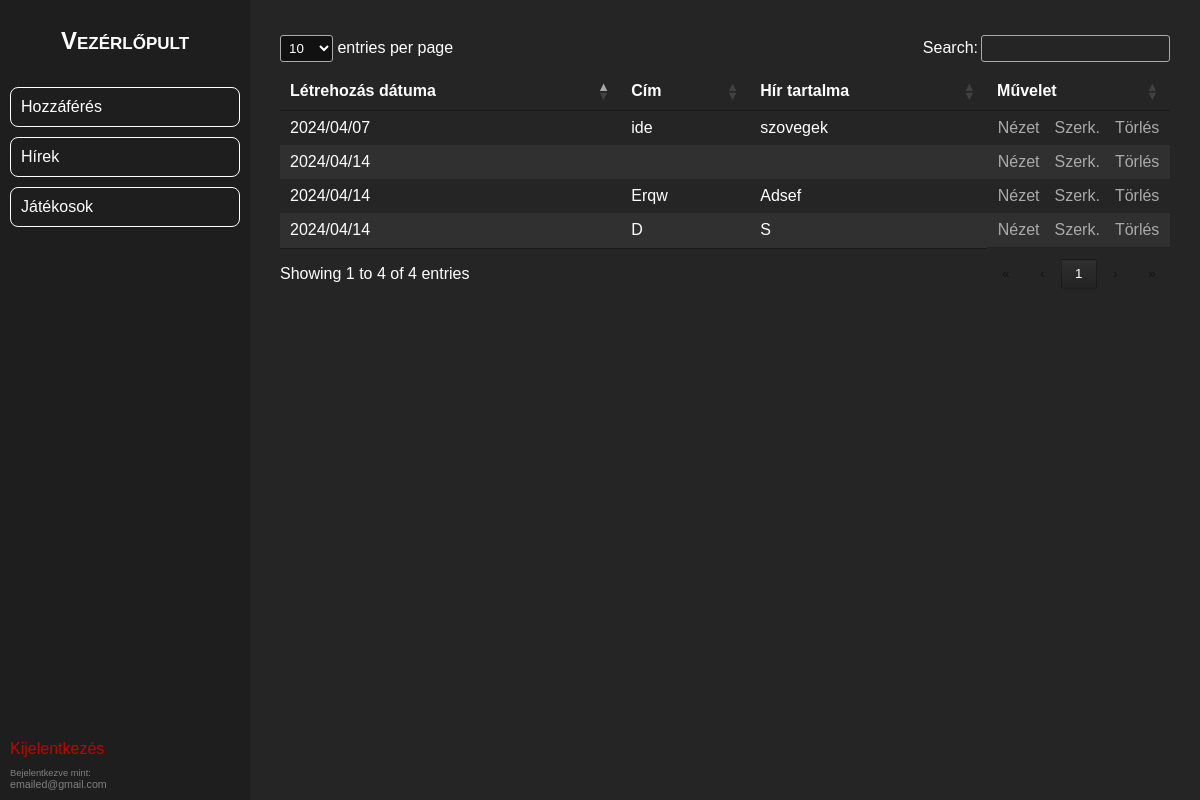
The page /admin/news/news_existing.php (signed in) on the database as committed earlier.
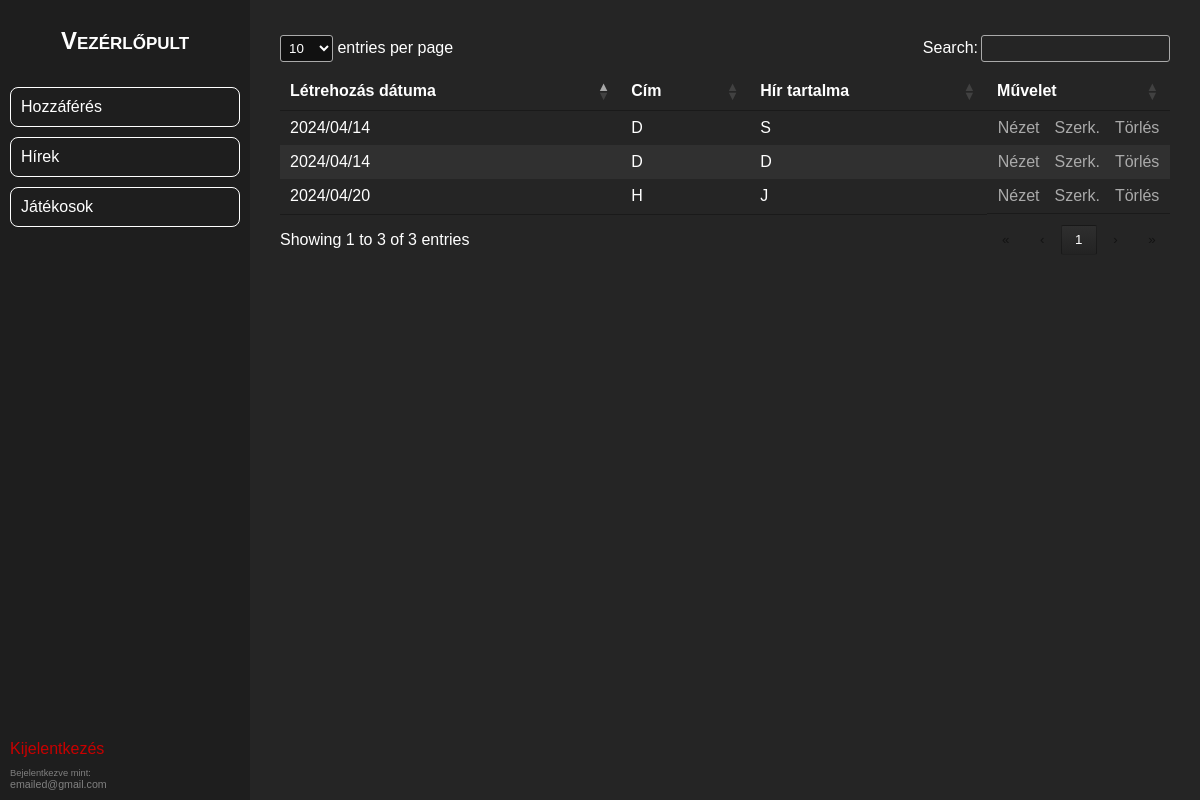
The same page on the database as committed later.
### tables this page shows
CREATE TABLE IF NOT EXISTS `news` (
  `id` int NOT NULL AUTO_INCREMENT,
  `date` varchar(255) NOT NULL,
  `title` varchar(255) NOT NULL,
  `summary` text NOT NULL,
  `content` mediumtext NOT NULL,
  PRIMARY KEY (`id`)
);

### admin/news/news_existing.php (the view, shortened to what this page needs)
} ?><?php
    include("../headers/header.php");
    ?>
<div class="news-container">
    <?php include('../lib/jquery/news_jquery.php'); ?>
    <table class="news-table" id="news-table-data">
        <thead>
            <tr>
                <th>Létrehozás dátuma</th>
                <th>Cím</th>
                <th>Hír tartalma</th>
                <th>Művelet</th>
            </tr>
        </thead>
        <tbody>
            <?php
            include('../../connect.php');
            $sqlSelect = "SELECT * FROM news";
            $result = mysqli_query($conn, $sqlSelect);
            while ($data = mysqli_fetch_array($result)) {
            ?>
                <tr class="playerRow">
                    <td><?php echo $data["date"] ?></td>
                    <td><?php echo $data["title"] ?></td>
                    <td><?php echo $data["summary"] ?></td>
                    <td class="actions">
                        <a class="action" href="news_check.php?id=<?php echo $data["id"] ?>">Nézet</a>
                        <a class="action" href="news_edit.php?id=<?php echo $data["id"] ?>">Szerk.</a>
                        <a class="action" onclick="return confirm('Biztosan törli a hírt?');" href="news_delete.php?id=<?php echo $data["id"] ?>">Törlés</a>
                    </td>
                </tr>
            <?php
            }
            ?>
        </tbody>
    </table>
</div>
<?php
include("../headers/footer.php");
?>

Rows that differ between the two databases and show on the page:
removed news: date "2024/04/14"
removed news: date "2024/04/07", title "ide", summary "szovegek"
removed news: date "2024/04/14", title "Erqw", summary "Adsef"
added news: date "2024/04/14", title "D", summary "D"
added news: date "2024/04/20", title "H", summary "J"
Other text that changed with them:
text written by a page script: "entries per page Search: Showing 1 to 4 of 4 entries 1" → "entries per page Search: Showing 1 to 3 of 3 entries 1"
